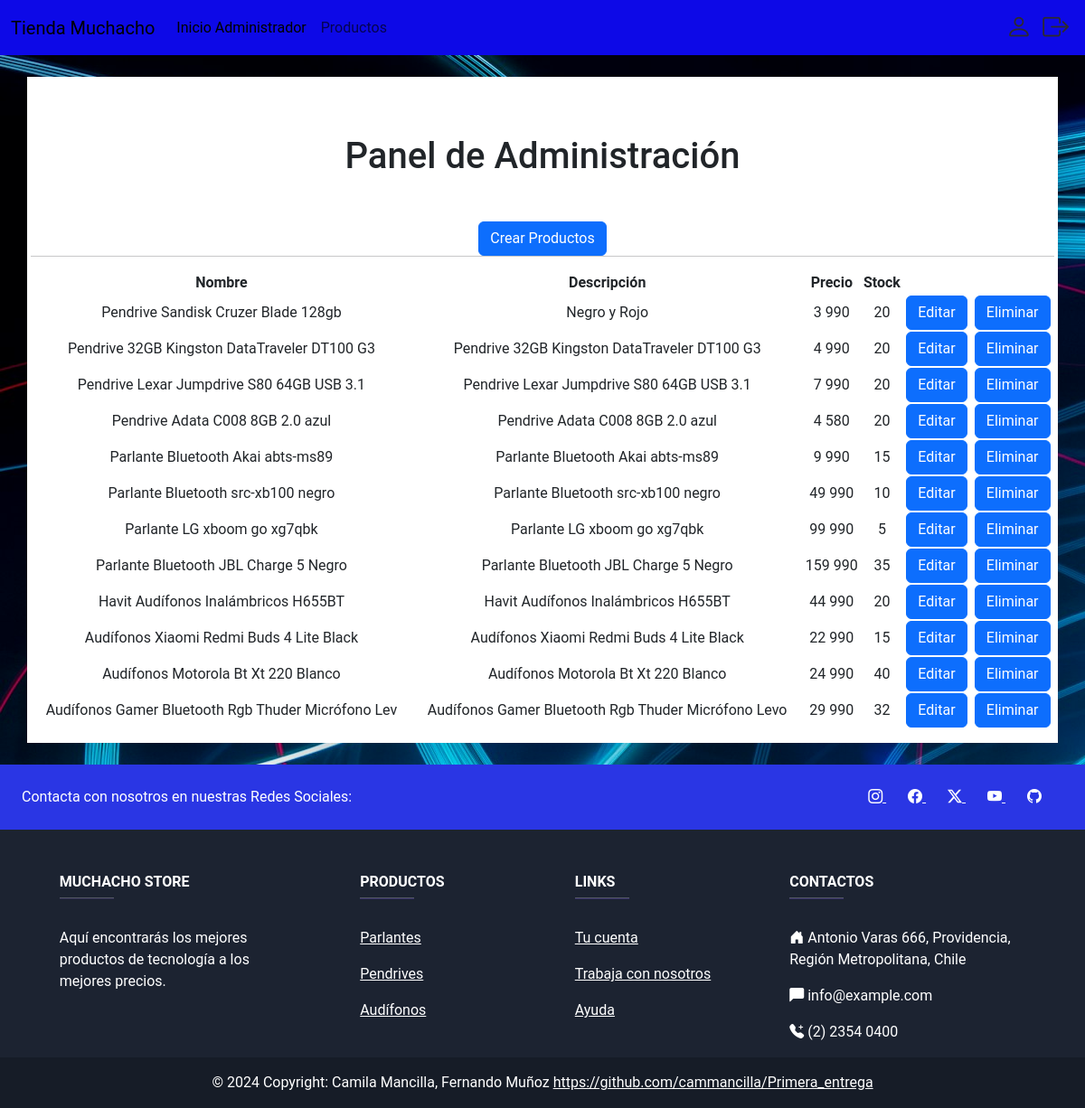
/indexAdmin/, run on the app's committed database.
### MuchachoStore/models.py (models this page shows, shortened)
class Producto(models.Model):
    nombre = models.CharField(max_length=50)
    descripcion = models.CharField(max_length=100)
    precio = models.DecimalField(max_digits=10, decimal_places=0)
    stock = models.IntegerField()
    imagen = models.ImageField(upload_to='productos', blank=True, null=True)
    categoria = models.CharField(max_length=50)

### MuchachoStore/views.py (the view)
# urls.py: path('indexAdmin/', views.indexAdmin, name='indexAdmin'),
def indexAdmin(request):
    productos = Producto.objects.all()
    return render(request, 'indexAdmin.html', {'productos':productos})

### MuchachoStore/templates/pages/indexAdmin.html (shortened to what this page needs)
<!DOCTYPE html>
{% load static  %}
<html lang="en">
<head>
    <link rel="stylesheet" href="{% static 'css/estiloAdmin.css' %}">
    <link rel="stylesheet" href="{% static 'css/bootstrap.min.css' %}">
    <link rel="stylesheet" href="https://cdn.jsdelivr.net/npm/bootstrap-icons@1.11.3/font/bootstrap-icons.min.css">
</head>
<body>
    <nav class="navbar navbar-expand-lg bg-body-primary">
        <div class="container-fluid">
            <a class="navbar-brand" href="" id="titulo">Tienda Muchacho</a>
            <div class="collapse navbar-collapse" id="navbarNavDropdown">
                <ul class="navbar-nav me-auto mb-2-lg-0">
                    <li class="nav-item">
                        <a class="nav-link active" aria-current="page" href="{% url 'indexAdmin' %}">Inicio Administrador</a>
                    </li>
                    <li class="nav-item">
                        <a class="nav-link" href="{% url 'parlantesec' %}">Productos</a>
                    </li>
                </ul>
                <a href="">
                    <button type="button" id="userIcon">
                        <i class="bi bi-person"></i>
                    </button>
                </a>
                <a href="{% url 'indexPrincipal' %}">
                    <button type="button" id="logoutIcon">
                        <i class="bi bi-box-arrow-right"></i>
                    </button>
                </a>
            </div>
        </div>
    </nav>
    <main>
        <div class="container bg-white mb-4 mt-4 text-center shadow-lg mx-auto text-center p-3">
            <h1 class="text-center my-5">Panel de Administración</h1>
            <div class = "row">
                <div class="col-sm mx-auto">
                    <a href="{% url 'producto_create' %}" class="btn btn-primary">Crear Productos</a>
                </div>
                <br><hr>
                <table>
                    <tr>
                        <th>Nombre</th>
                        <th>Descripción</th>
                        <th>Precio</th>
                        <th>Stock</th>
                    </tr>
                    {% for producto in productos %}
                    <tr>
                        <td>{{producto.nombre}}</td>
                        <td>{{producto.descripcion}}</td>
                        <td>{{producto.precio}}</td>
                        <td>{{producto.stock}}</td>
			            <td><a href="{% url 'producto_update' pk=producto.id %}" class="btn btn-primary">Editar</a></td>
                        <td><a href="{% url 'producto_delete' pk=producto.id %}" class="btn btn-primary">Eliminar</a></td>
                    </tr>
                    {% endfor %}
                </table>
            </div>
        </div>
    </main>
    {% include 'base/footer.html'%}
</body>
</html>

### MuchachoStore/templates/base/footer.html
        <footer class="text-center text-lg-start text-white" style="background-color: #1c2331">
            <section class="d-flex justify-content-between p-4" style="background-color: #2a36e4">
                <div class="me-5">
                    <span>Contacta con nosotros en nuestras Redes Sociales:</span>
                </div>
                <div>
                    <a href="https://www.instagram.com/duocucsedeantoniovaras?utm_source=ig_web_button_share_sheet&igsh=ZDNlZDc0MzIxNw=="
                        class="text-white me-4">
                        <i class="bi bi-instagram"></i>
                    </a>
                    <a href="https://www.facebook.com/DuocUC.AntonioVaras" class="text-white me-4">
                        <i class="bi bi-facebook"></i>
                    </a>
                    <a href="https://twitter.com/DuocUC" class="text-white me-4">
                        <i class="bi bi-twitter-x"></i>
                    </a>
                    <a href="https://www.youtube.com/watch?v=VDDUViX3hdU" class="text-white me-4">
                        <i class="bi bi-youtube"></i>
                    </a>
                    <a href="https://github.com/cammancilla/Primera_entrega" class="text-white me-4">
                        <i class="bi bi-github"></i>
                    </a>
                </div>
            </section>
            <section class="">
                <div class="container text-center text-md-start mt-5">
                    <div class="row mt-3">
                        <div class="col-md-3 col-lg-4 col-xl-3 mx-auto mb-4">
                            <h6 class="text-uppercase fw-bold">Muchacho Store</h6>
                            <hr class="mb-4 mt-0 d-inline-block mx-auto"
                                style="width: 60px; background-color: #5d42a5; height: 2px" />
                            <p>
                                Aquí encontrarás los mejores productos de tecnología a los mejores precios.
                            </p>
                        </div>
                        <div class="col-md-2 col-lg-2 col-xl-2 mx-auto mb-4">
                            <h6 class="text-uppercase fw-bold">Productos</h6>
                            <hr class="mb-4 mt-0 d-inline-block mx-auto"
                                style="width: 60px; background-color: #7c4dff; height: 2px" />
                            <p>
                                <a href="{% url 'parlantesec' %}" class="text-white">Parlantes</a>
                            </p>
                            <p>
                                <a href="{% url 'pendrivesec' %}" class="text-white">Pendrives</a>
                            </p>
                            <p>
                                <a href="{% url 'audifonosec' %} " class="text-white">Audífonos</a>
                            </p>
                        </div>
                        <div class="col-md-3 col-lg-2 col-xl-2 mx-auto mb-4">
                            <h6 class="text-uppercase fw-bold">Links</h6>
                            <hr class="mb-4 mt-0 d-inline-block mx-auto"
                                style="width: 60px; background-color: #7c4dff; height: 2px" />
                            <p>
                                <a href="#!" class="text-white">Tu cuenta</a>
                            </p>
                            <p>
                                <a href="#!" class="text-white">Trabaja con nosotros</a>
                            </p>
                            <p>
                                <a href="#!" class="text-white">Ayuda</a>
                            </p>
                        </div>
                        <div class="col-md-4 col-lg-3 col-xl-3 mx-auto mb-md-0 mb-4">
                            <h6 class="text-uppercase fw-bold">Contactos</h6>
                            <hr class="mb-4 mt-0 d-inline-block mx-auto"
                                style="width: 60px; background-color: #7c4dff; height: 2px" />
                            <p><i class="bi bi-house-door-fill mr-3"></i> Antonio Varas 666, Providencia, Región
                                Metropolitana, Chile</p>
                            <p><i class="bi bi-chat-left-fill mr-3"></i> info@example.com</p>
                            <p><i class="bi bi-telephone-plus-fill mr-3"></i> (2) 2354 0400</p>
                        </div>
                    </div>
                </div>
            </section>
            <div class="text-center p-3" style="background-color: rgba(0, 0, 0, 0.2)">
                © 2024 Copyright: Camila Mancilla, Fernando
                Muñoz
                <a class="text-white" href="https://github.com/cammancilla/Primera_entrega">
                    https://github.com/cammancilla/Primera_entrega</a>
            </div>
        </footer>

### MuchachoStore/static/css/estiloAdmin.css (style rules this page uses)
.navbar { background-color: #0d09e7; }
#userIcon, #logoutIcon { color: #2e2b2b; background-color: transparent; border: none; font-size: 1.8rem; }

### MuchachoStore/templates/pages/indexAdmin.html (style rules this page uses)
body { font-family: 'Roboto', sans-serif; background-image: url("../../static/img/background.jpg"); }

### data on the page
Producto: nombre "Pendrive Sandisk Cruzer Blade 128gb", descripcion "Negro y Rojo", precio "3 990", stock "20"
Producto: nombre "Pendrive 32GB Kingston DataTraveler DT100 G3", descripcion "Pendrive 32GB Kingston DataTraveler DT100 G3", precio "4 990", stock "20"
Producto: nombre "Pendrive Lexar Jumpdrive S80 64GB USB 3.1", descripcion "Pendrive Lexar Jumpdrive S80 64GB USB 3.1", precio "7 990", stock "20"
Producto: nombre "Pendrive Adata C008 8GB 2.0 azul", descripcion "Pendrive Adata C008 8GB 2.0 azul", precio "4 580", stock "20"
Producto: nombre "Parlante Bluetooth Akai abts-ms89", descripcion "Parlante Bluetooth Akai abts-ms89", precio "9 990", stock "15"
Producto: nombre "Parlante Bluetooth src-xb100 negro", descripcion "Parlante Bluetooth src-xb100 negro", precio "49 990", stock "10"
Producto: nombre "Parlante LG xboom go xg7qbk", descripcion "Parlante LG xboom go xg7qbk", precio "99 990", stock "5"
Producto: nombre "Parlante Bluetooth JBL Charge 5 Negro", descripcion "Parlante Bluetooth JBL Charge 5 Negro", precio "159 990", stock "35"
Producto: nombre "Havit Audífonos Inalámbricos H655BT", descripcion "Havit Audífonos Inalámbricos H655BT", precio "44 990", stock "20"
Producto: nombre "Audífonos Xiaomi Redmi Buds 4 Lite Black", descripcion "Audífonos Xiaomi Redmi Buds 4 Lite Black", precio "22 990", stock "15"
Producto: nombre "Audífonos Motorola Bt Xt 220 Blanco", descripcion "Audífonos Motorola Bt Xt 220 Blanco", precio "24 990", stock "40"
Producto: nombre "Audífonos Gamer Bluetooth Rgb Thuder Micrófono Lev", descripcion "Audífonos Gamer Bluetooth Rgb Thuder Micrófono Levo", precio "29 990", stock "32"
